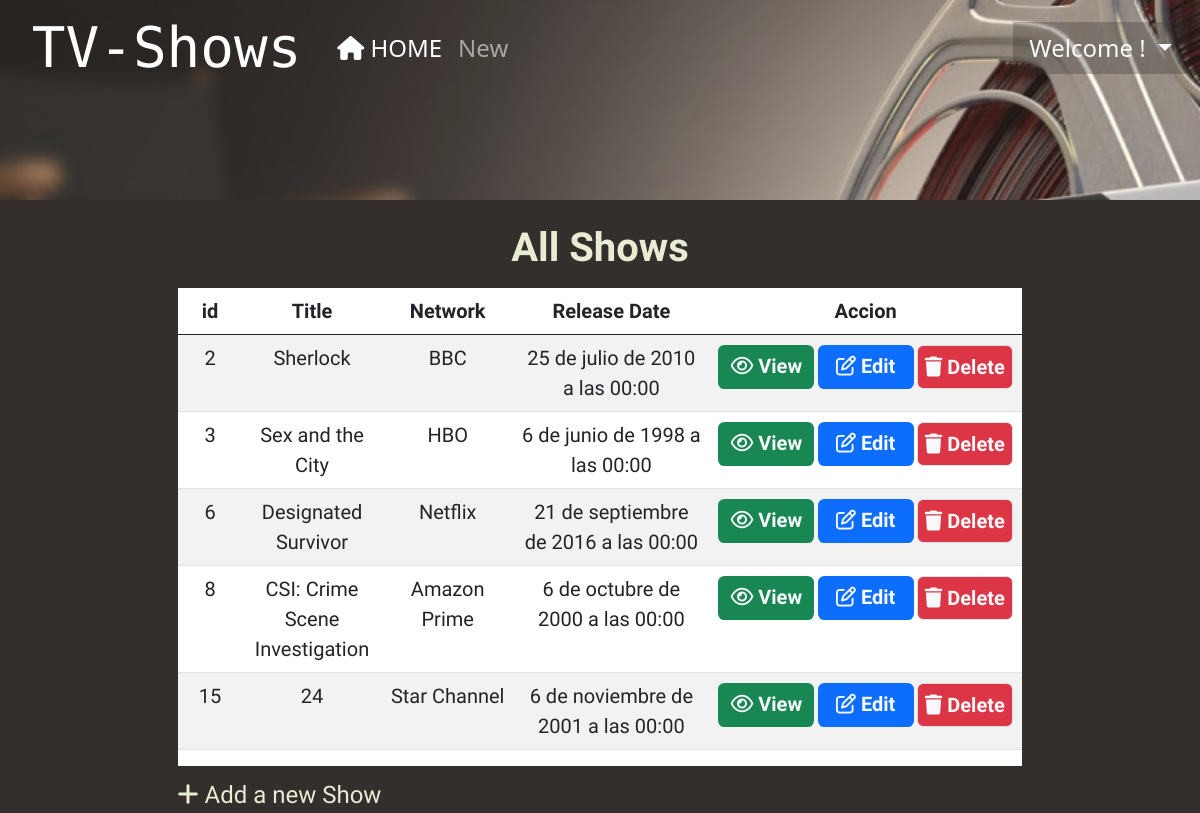
The app's page /shows/ (signed in) with its own data.
### crud/models.py (models this page shows, shortened)
class Show(models.Model):
  title = models.CharField(max_length=255)
  network = models.ForeignKey(Network, related_name="network", on_delete = models.CASCADE)
  release_date = models.DateTimeField()
  img_show = models.URLField(default='https://www.pngkey.com/png/full/331-3315307_our-insert-name-here-meme.png')
  description = models.TextField()
  created_at = models.DateTimeField(auto_now_add=True)
  updated_at = models.DateTimeField(auto_now=True)
  objects=ShowManager()

class Network(models.Model):
  name = models.CharField(max_length=255)
  created_at = models.DateTimeField(auto_now_add=True)
  updated_at = models.DateTimeField(auto_now=True)

### crud/decorator.py (the view)
  def wrapper(request, *args, **kwargs):
    if 'user' not in request.session:
      messages.error(request,'Please, sign in or register')
      return redirect ('/register')
    log_rq = func(request, *args, **kwargs)
    return log_rq

### crud/decorator.py (called while the page is built)
def login_rq(func):
  def wrapper(request, *args, **kwargs):
    if 'user' not in request.session:
      messages.error(request,'Please, sign in or register')
      return redirect ('/register')
    log_rq = func(request, *args, **kwargs)
    return log_rq
  return wrapper

### crud/views.py (called while the page is built)
@login_rq
def shows(request):
  tvshows = Show.objects.all()
  networks = Network.objects.all()
  context = {
    "tvshows": tvshows,
    "networks": networks,
    }
  return render(request, "index.html", context)

### crud/templates/index.html (shortened to what this page needs)
{% extends "base.html" %}
{% block estilo %}
  {% load static %}
{% endblock %}
{%block titulo%}All Shows{%endblock%}
{%block content%}
<div class="table-responsive" id="tabla">
  <table class="table table-striped fs-5 text-dark py-2 px-2 text-center">
    <thead>
      <tr class="fw-bolder">
        <th class="col-1" scope="col">id</th>
        <th class="col-2" scope="col">Title</th>
        <th class="col-2" scope="col">Network</th>
        <th class="col-3" scope="col">Release Date</th>
        <th class="col-4" scope="col">Accion</th>
      </tr>
    </thead>
    <tbody>
      {% for show in tvshows %}
      <tr>
        <td scope="row">{{show.id}}</td>
        <td>{{show.title}}</td>
        <td>{{show.network.name}}</td>
        <td>{{show.release_date}}</td>
        <td>
          <form method="POST" action="eliminar/{{postre.id}}">
            <div class="btn-group">
              <a class="bg-success text-light" id="icon" href="{{show.id}}"><i class="far fa-eye 9x"  > </i> View</a>
              <a class="bg-primary text-light" href="{{show.id}}/edit"id="icon"><i class="far fa-edit 9x" > </i> Edit</a>
              <a type="button" data-href="/{{show.id}}/destroy" data-bs-toggle="modal" class="btn-default border bg-danger text-light" id="delete" data-bs-target="#delete_btn"><i class="fas fa-trash 9x"></i> Delete</a>
            </div>
          </form>
        </td>
      </tr>
      {% endfor %}
    </tbody>
  </table>
</div>
<div class="foot fs-4">
  <a href="/shows/create">
    <i class="fas fa-plus"></i> Add a new Show
  </a>
</div>
{%endblock%}

### crud/static/css/main_style.css (style rules this page uses)
body { background-color: rgb(52,46,44); color: white; background-attachment: fixed; position:-ms-page; z-index:1; width:100%; height:100%; }

### crud/static/css/style.css (style rules this page uses)
#icon, #delete { width: 6rem; padding: 0.4rem; margin: 0.1rem; font-weight: bold; vertical-align: middle; border-radius:0.4rem; }
#tabla { margin: 0 auto; background-color: rgb(255, 255, 255); width: 80%; height:50%; overflow: auto auto; }
.foot { margin: 0 auto; padding-top: 0.7rem; width: 80%; }
a,a:link,a:visited { text-decoration: none; color: rgb(232, 236, 211); }

### records on screen
Show: id "2", title "Sherlock", network.name "BBC", release_date "25 de julio de 2010 a las 00:00"
Show: id "3", title "Sex and the City", network.name "HBO", release_date "6 de junio de 1998 a las 00:00"
Show: id "6", title "Designated Survivor", network.name "Netflix", release_date "21 de septiembre de 2016 a las 00:00"
Show: id "8", title "CSI: Crime Scene Investigation", network.name "Amazon Prime", release_date "6 de octubre de 2000 a las 00:00"
Show: id "15", title "24", network.name "Star Channel", release_date "6 de noviembre de 2001 a las 00:00"
